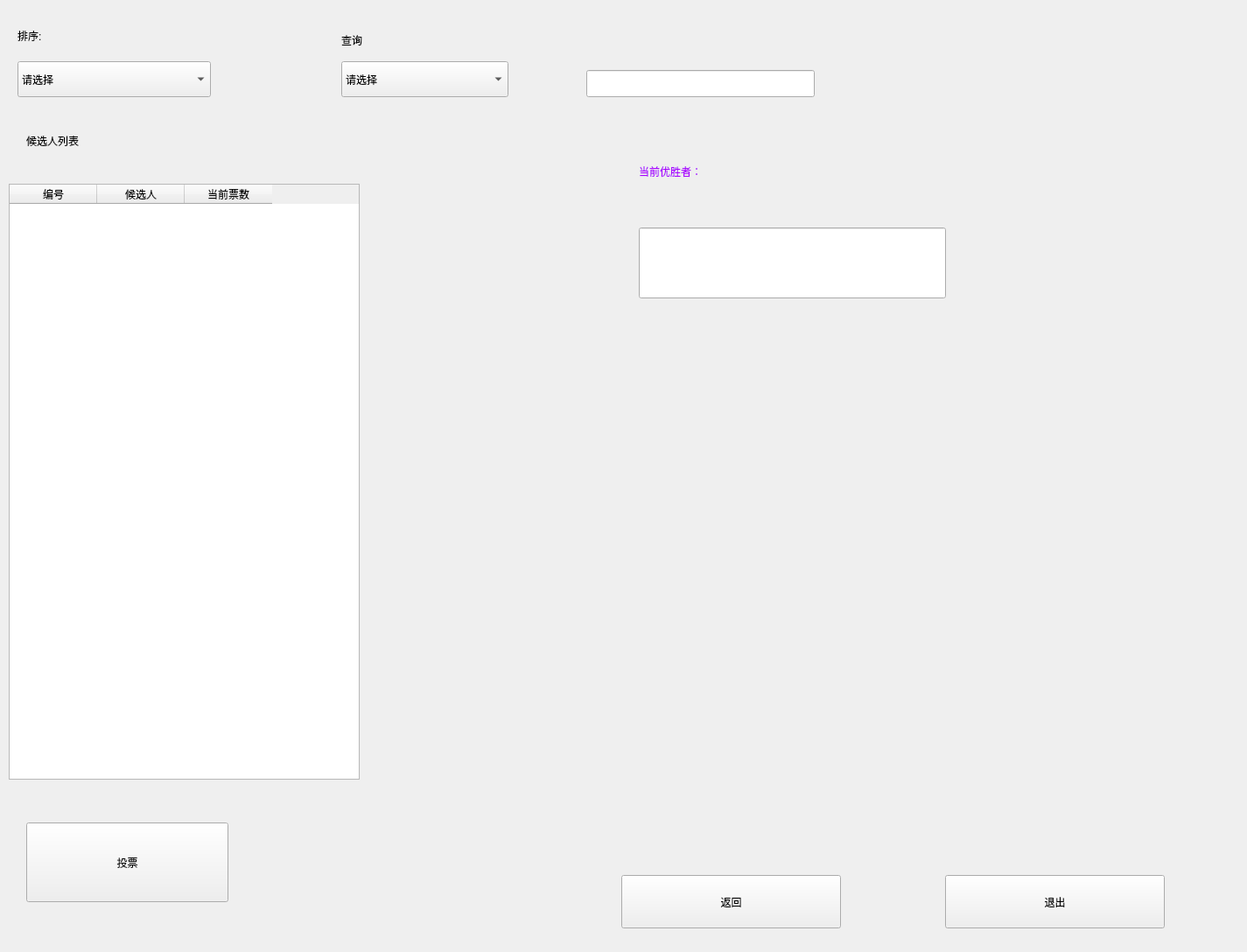
<?xml version="1.0" encoding="UTF-8"?>
<ui version="4.0">
 <class>vote</class>
 <widget class="QWidget" name="vote">
  <property name="geometry">
   <rect>
    <x>0</x>
    <y>0</y>
    <width>1425</width>
    <height>1088</height>
   </rect>
  </property>
  <property name="windowTitle">
   <string>Form</string>
  </property>
  <widget class="QPushButton" name="btn_vote">
   <property name="geometry">
    <rect>
     <x>30</x>
     <y>940</y>
     <width>231</width>
     <height>91</height>
    </rect>
   </property>
   <property name="styleSheet">
    <string notr="true">font: 14pt &quot;Agency FB&quot;;</string>
   </property>
   <property name="text">
    <string>投票</string>
   </property>
  </widget>
  <widget class="QLabel" name="label">
   <property name="geometry">
    <rect>
     <x>30</x>
     <y>120</y>
     <width>391</width>
     <height>81</height>
    </rect>
   </property>
   <property name="styleSheet">
    <string notr="true">
font: 20pt &quot;Agency FB&quot;;</string>
   </property>
   <property name="text">
    <string>候选人列表</string>
   </property>
  </widget>
  <widget class="QTableWidget" name="table">
   <property name="geometry">
    <rect>
     <x>10</x>
     <y>210</y>
     <width>401</width>
     <height>681</height>
    </rect>
   </property>
   <property name="minimumSize">
    <size>
     <width>391</width>
     <height>0</height>
    </size>
   </property>
   <property name="styleSheet">
    <string notr="true">font: 12pt &quot;Agency FB&quot;;</string>
   </property>
   <column>
    <property name="text">
     <string>编号</string>
    </property>
   </column>
   <column>
    <property name="text">
     <string>候选人</string>
    </property>
   </column>
   <column>
    <property name="text">
     <string>当前票数</string>
    </property>
   </column>
  </widget>
  <widget class="QLabel" name="label_2">
   <property name="geometry">
    <rect>
     <x>730</x>
     <y>150</y>
     <width>291</width>
     <height>91</height>
    </rect>
   </property>
   <property name="styleSheet">
    <string notr="true">font: 20pt &quot;Agency FB&quot;;
color: rgb(170, 0, 255);</string>
   </property>
   <property name="text">
    <string>当前优胜者：</string>
   </property>
  </widget>
  <widget class="QLineEdit" name="peo_result">
   <property name="geometry">
    <rect>
     <x>730</x>
     <y>260</y>
     <width>351</width>
     <height>81</height>
    </rect>
   </property>
  </widget>
  <widget class="QLabel" name="label_3">
   <property name="geometry">
    <rect>
     <x>20</x>
     <y>20</y>
     <width>101</width>
     <height>41</height>
    </rect>
   </property>
   <property name="styleSheet">
    <string notr="true">
font: 14pt &quot;Agency FB&quot;;</string>
   </property>
   <property name="text">
    <string>排序:</string>
   </property>
  </widget>
  <widget class="QLabel" name="label_4">
   <property name="geometry">
    <rect>
     <x>390</x>
     <y>30</y>
     <width>91</width>
     <height>31</height>
    </rect>
   </property>
   <property name="styleSheet">
    <string notr="true">font: 14pt &quot;Agency FB&quot;;</string>
   </property>
   <property name="text">
    <string>查询</string>
   </property>
  </widget>
  <widget class="QComboBox" name="box_sort">
   <property name="geometry">
    <rect>
     <x>20</x>
     <y>70</y>
     <width>221</width>
     <height>41</height>
    </rect>
   </property>
   <property name="styleSheet">
    <string notr="true">font: 12pt &quot;Agency FB&quot;;</string>
   </property>
   <item>
    <property name="text">
     <string>请选择</string>
    </property>
   </item>
   <item>
    <property name="text">
     <string>按得票数升序</string>
    </property>
   </item>
   <item>
    <property name="text">
     <string>按得票数降序</string>
    </property>
   </item>
  </widget>
  <widget class="QComboBox" name="box_qurry">
   <property name="geometry">
    <rect>
     <x>390</x>
     <y>70</y>
     <width>191</width>
     <height>41</height>
    </rect>
   </property>
   <property name="styleSheet">
    <string notr="true">font: 12pt &quot;Agency FB&quot;;</string>
   </property>
   <item>
    <property name="text">
     <string>请选择</string>
    </property>
   </item>
   <item>
    <property name="text">
     <string>编号</string>
    </property>
   </item>
   <item>
    <property name="text">
     <string>姓名</string>
    </property>
   </item>
   <item>
    <property name="text">
     <string>姓名模糊查询</string>
    </property>
   </item>
   <item>
    <property name="text">
     <string>显示所有信息</string>
    </property>
   </item>
  </widget>
  <widget class="QLineEdit" name="qurry_1">
   <property name="geometry">
    <rect>
     <x>670</x>
     <y>80</y>
     <width>261</width>
     <height>31</height>
    </rect>
   </property>
  </widget>
  <widget class="QPushButton" name="btn_back">
   <property name="geometry">
    <rect>
     <x>710</x>
     <y>1000</y>
     <width>251</width>
     <height>61</height>
    </rect>
   </property>
   <property name="styleSheet">
    <string notr="true">font: 14pt &quot;Agency FB&quot;;</string>
   </property>
   <property name="text">
    <string>返回</string>
   </property>
  </widget>
  <widget class="QPushButton" name="btn_quit">
   <property name="geometry">
    <rect>
     <x>1080</x>
     <y>1000</y>
     <width>251</width>
     <height>61</height>
    </rect>
   </property>
   <property name="styleSheet">
    <string notr="true">font: 14pt &quot;Agency FB&quot;;</string>
   </property>
   <property name="text">
    <string>退出</string>
   </property>
  </widget>
 </widget>
 <resources/>
 <connections/>
</ui>
